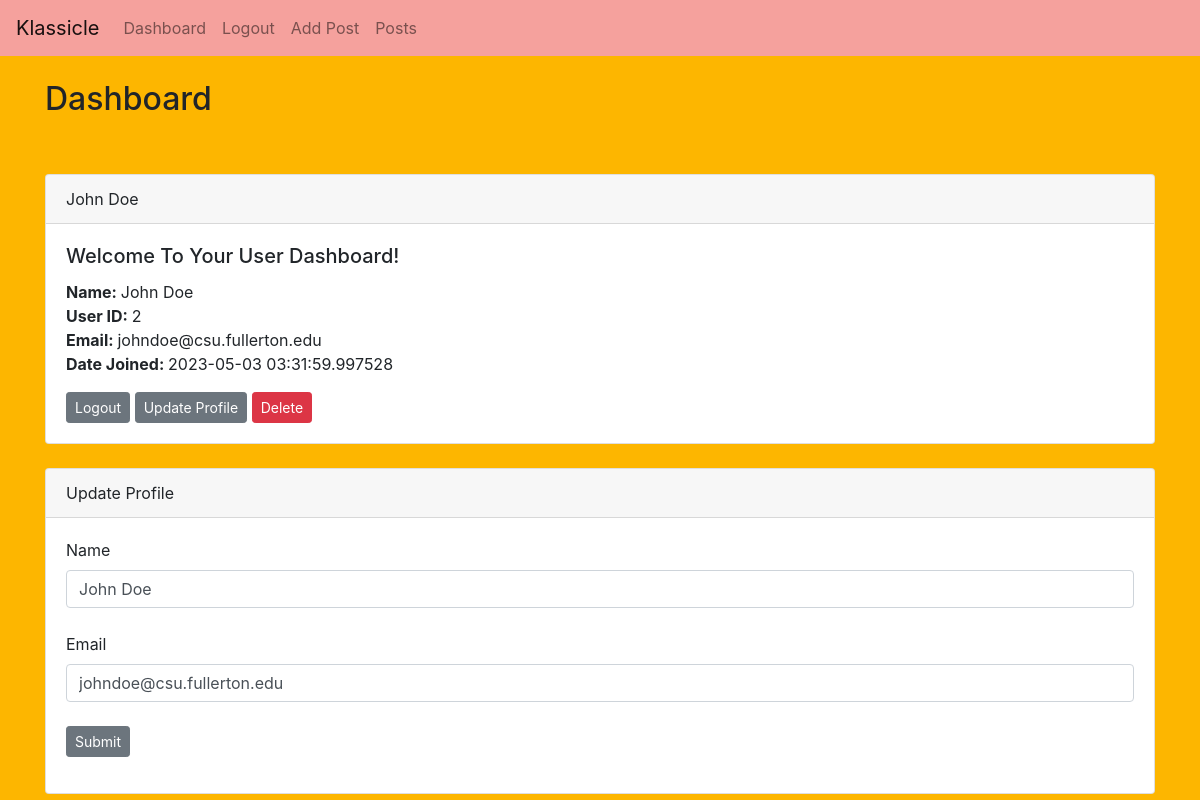
/dashboard (signed in), run on the app's committed database.
### app.py (models this page shows, shortened)
class Users(db.Model, UserMixin):
    id = db.Column(db.Integer, primary_key=True)
    name = db.Column(db.String(200), nullable=False)
    email = db.Column(db.String(200), nullable=False, unique=True)
    date_added = db.Column(db.DateTime, default=datetime.utcnow)
    password_hash = db.Column(db.String(128))
    posts = db.relationship('Posts', backref='poster')
    @property
    def password(self):
        raise AttributeError('Password is not a readable attribute!')

### app.py (the view)
@app.route('/dashboard', methods=['GET', 'POST'])
@login_required
def dashboard():
    form = UserForm()
    id = current_user.id
    name_to_update = Users.query.get_or_404(id)
    if request.method == "POST":
        name_to_update.name = request.form['name']
        name_to_update.email = request.form['email']
        try:
            db.session.commit()
            flash("User Updated Successfully!")
            return render_template("dashboard.html", form=form, name_to_update=name_to_update)
        except:
            db.session.commit()
            flash("User Failed to Update!")
            return render_template("dashboard.html", form=form, name_to_update=name_to_update)
    else:
        return render_template("dashboard.html", form=form, name_to_update=name_to_update, id=id)
    return render_template('dashboard.html')

### webforms.py
class UserForm(FlaskForm):
    name = StringField("Name", validators=[DataRequired()])
    email = StringField("Email", validators=[DataRequired()])
    password_hash = PasswordField("Password", validators=[DataRequired(), EqualTo('password_hash2', message='Passwords Must Match!')])
    password_hash2 = PasswordField("Confirm Password", validators=[DataRequired()])
    submit = SubmitField("Submit")

### app.py (called while the page is built)
@login_manager.user_loader
def load_user(user_id):
    return Users.query.get(int(user_id))

### templates/dashboard.html (shortened to what this page needs)
{% extends 'base.html' %}
{% block content %}
    <h2>Dashboard</h2>
    <br/><br/>
    <div class="card">
        <div class="card-header">{{ current_user.name }}</div>
        <div class="card-body">
            <h5 class="card-title">Welcome To Your User Dashboard!</h5>
            <p class="card-text">
                <strong>Name: </strong>{{ current_user.name }}<br/>
                <strong>User ID: </strong>{{ current_user.id }}<br/>
                <strong>Email: </strong>{{ current_user.email }}<br/>
                <strong>Date Joined: </strong>{{ current_user.date_added }}<br/>
            </p>
            <a href="{{ url_for('logout')}}" class="btn btn-secondary btn-sm">Logout</a>
            <a href="{{ url_for('update', id=current_user.id)}}" class="btn btn-secondary btn-sm">Update Profile</a>
            <a href="{{ url_for('delete', id=current_user.id)}}" class = "btn btn-danger btn-sm">Delete</a>
        </div>
    </div>
    <br/>
    <div class="card">
        <div class="card-header">Update Profile</div>
        <div class="card-body">
            <form action="/dashboard" method = "POST">
                {{ form.name.label(class="form-label") }}
                {{ form.name(class="form-control", value=name_to_update.name) }}
                <br/>
                {{ form.email.label(class="form-label") }}
                {{ form.email(class="form-control", value=name_to_update.email) }}
                <br/>
                {{form.submit(class="btn btn-secondary btn-sm")}}
            </form>
        </div>
    </div>
{% endblock %}

### data on the page
Users: name "John Doe", id "2", email "johndoe@csu.fullerton.edu", date_added "2023-05-03 03:31:59.997528"
